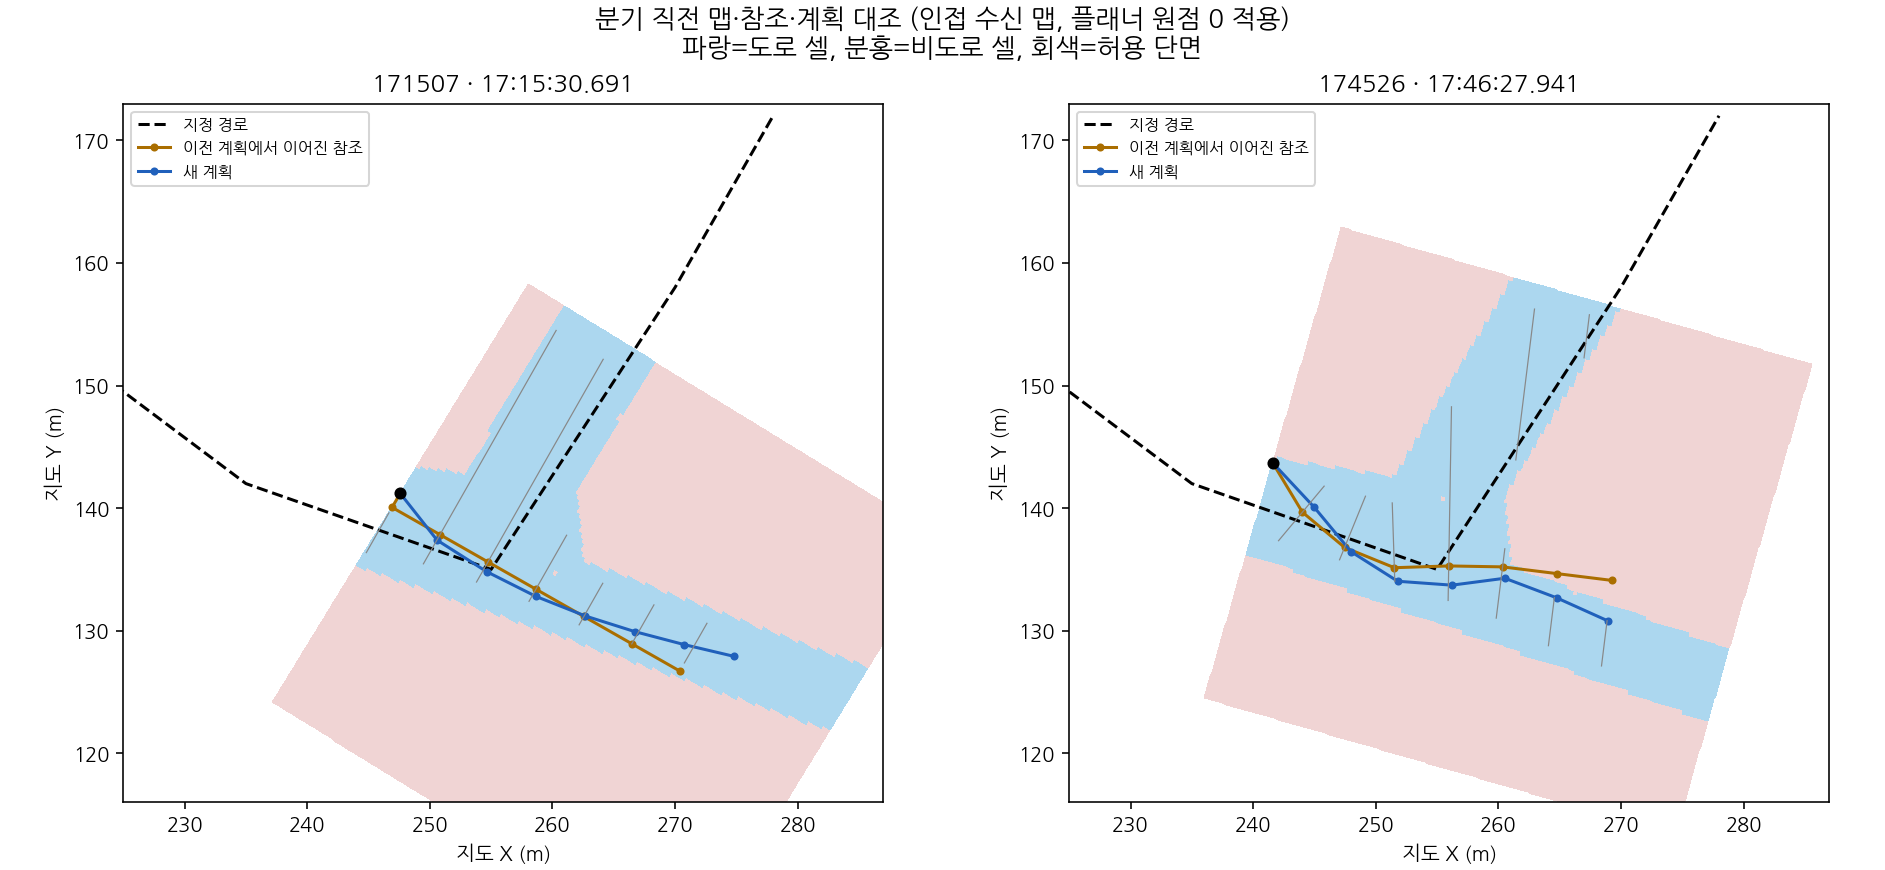

This figure's Python source:
from pathlib import Path
import pickle,numpy as np,os,json
os.environ['MPLCONFIGDIR']='/tmp/codex_mpl_grid'
import matplotlib
matplotlib.use('Agg')
import matplotlib.pyplot as plt
from matplotlib.colors import ListedColormap
from matplotlib import font_manager
font_manager.fontManager.addfont('/usr/share/fonts/truetype/nanum/NanumGothic.ttf');plt.rcParams.update({'font.family':'NanumGothic','axes.unicode_minus':False})
H=Path(__file__).resolve().parent;R=H.parents[1];fig,axs=plt.subplots(1,2,figsize=(13,6),layout='constrained');info=[]
for ax,tag,target in zip(axs,['171507','174526'],[1791274530.691,1791276387.941]):
 d=pickle.load((R/f'drive_debug_20261006_{tag}_light/analysis/decoded.pkl').open('rb'));e=min([v['data'] for v in d['/debug/upper_branch_event']],key=lambda e:abs(e['t_start']-target));gg=[m for m in d['/bev/occupancy_grid'] if m['t']<=e['t_start']];g=gg[-1];r=g['res'];x,y=np.meshgrid(np.arange(129)*r,np.arange(129)*r-20);yaw=e['yaw_rad'];X=e['x']+np.cos(yaw)*x-np.sin(yaw)*y;Y=e['y']+np.sin(yaw)*x+np.cos(yaw)*y
 ax.pcolormesh(X,Y,g['grid'],cmap=ListedColormap(['#acd7ef','#f0d4d4']),vmin=0,vmax=100,rasterized=True);gp=d['/navigation/global_path'][0]['xy'];ax.plot(*gp.T,'k--',label='지정 경로');pl=np.array(e['planned_world']);ref=np.array(e['preview_world']);ax.plot(*ref.T,'o-',c='#aa6e00',ms=3,label='이전 계획에서 이어진 참조');ax.plot(*pl.T,'o-',c='#2060bb',ms=3,label='새 계획')
 for iv in e['intervals_world']:
  ax.plot([iv[2],iv[4]],[iv[3],iv[5]],c='#888888',lw=.6)
 ax.plot(e['x'],e['y'],'ko',ms=5);ax.set_xlim(225,287);ax.set_ylim(116,173);ax.set_aspect('equal');ax.set_title(tag+' · '+('17:15:30.691' if tag=='171507' else '17:46:27.941'));ax.legend(fontsize=8);ax.set_xlabel('지도 X (m)');ax.set_ylabel('지도 Y (m)');info.append({'tag':tag,'event':e['t_start'],'grid_age_sec':e['t_start']-g['t'],'limits':'Nearest prior bag reception; not proof of exact grid consumed. Effective origin0, event pose; received origin2.95 remains overridden.'})
fig.suptitle('분기 직전 맵·참조·계획 대조 (인접 수신 맵, 플래너 원점 0 적용)\n파랑=도로 셀, 분홍=비도로 셀, 회색=허용 단면',fontsize=13);fig.savefig(H/'branch_maps.png',dpi=145);(H/'branch_map_alignment.json').write_text(json.dumps(info,indent=2))
